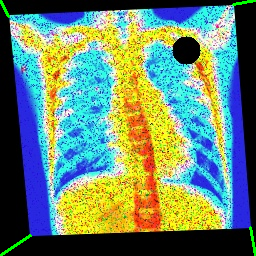
#> input picture test.png, 256 x 256 px
$ python -i perspective.py   (imports and definitions only)
#> lines starting #> are read from the running program, lines starting #| are printed output that depends on the picture; after the words box and inside, x2 and y2 are one past the last pixel; in counts of white or black regions, pixels touching at a corner belong together
#> further down, picture is the input picture: shape (256, 256, 3); mean B, G, R 112.9, 135.7, 107.1
import cv2
import numpy as np


def detect_corners(image: np.ndarray):
    """Detects the corners of the image that is perspective warped

    Args:
        image (np.ndarray): Input image

    Returns:
        _type_: List of corners of the image within the input image
    """
    # Convert to grayscale
    gray = cv2.cvtColor(image, cv2.COLOR_BGR2GRAY)
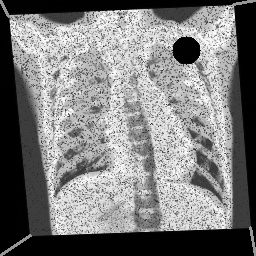
#> gray: shape (256, 256); min 0, max 254, mean 124.5

    # Get the binary thresholded image
    _, thresh = cv2.threshold(gray, 8, 255, cv2.THRESH_BINARY)
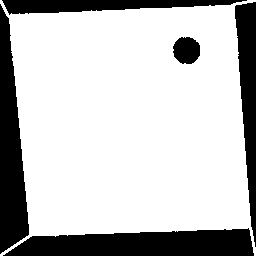
#> thresh: shape (256, 256); 76% white; 5 black regions

    # Find all the contours in the image
    contours, _ = cv2.findContours(
        thresh, cv2.RETR_EXTERNAL, cv2.CHAIN_APPROX_SIMPLE)
#> contours = 1 contour; box (x1, y1, x2, y2) and area: (0, 0, 256, 256) 49857

    # Get the contour with max area - this should be the image
    contour = max(contours, key=cv2.contourArea)
#> contour = contour of 273 points, box (x1, y1, x2, y2) (0, 0, 256, 256), area 49857

    # Approximate the contour to a quadrilateral and get the corners
    peri = cv2.arcLength(contour, True)
#> peri = 1142.8
    corners = cv2.approxPolyDP(contour, 0.02 * peri, True)
#> corners = [[0, 0], [29, 224], [0, 255], [248, 227], [255, 255], [255, 0]]

    return corners


def perspective_correction(image: np.ndarray, corners: np.ndarray):
    """Performs the perspective correction on an image given the corners

    Args:
        image (np.ndarray): Input image
        corners (np.ndarray): Corners of the perspective warped image

    Returns:
        np.ndarray: Perspective corrected image
    """
    # Define the destination position
    destination = np.array([
        [257, 2], [-3, -2], [-2, 255], [255, 255],
    ], dtype="float32")

    # Define the matrix for the perspective transform
    matrix = cv2.getPerspectiveTransform(
        corners.astype(np.float32), destination)

    # Apply the perspective transform to the image
    image = cv2.warpPerspective(image, matrix, (256, 256))

    return image

>>> import cv2
>>> picture = cv2.imread('test.png')
>>> result = detect_corners(picture)
#> result has the same summary as corners in detect_corners
